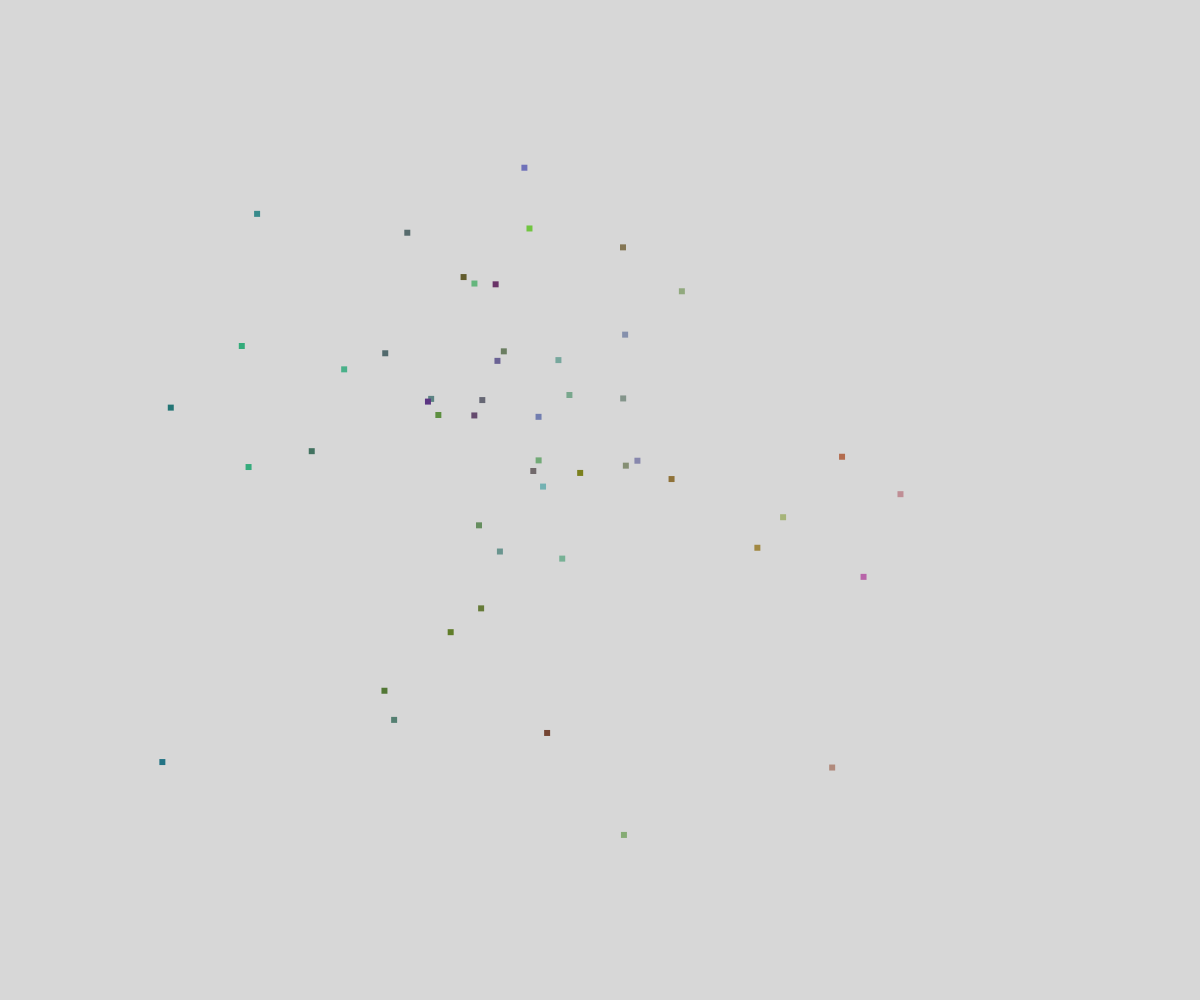
Frame 1 (no input)
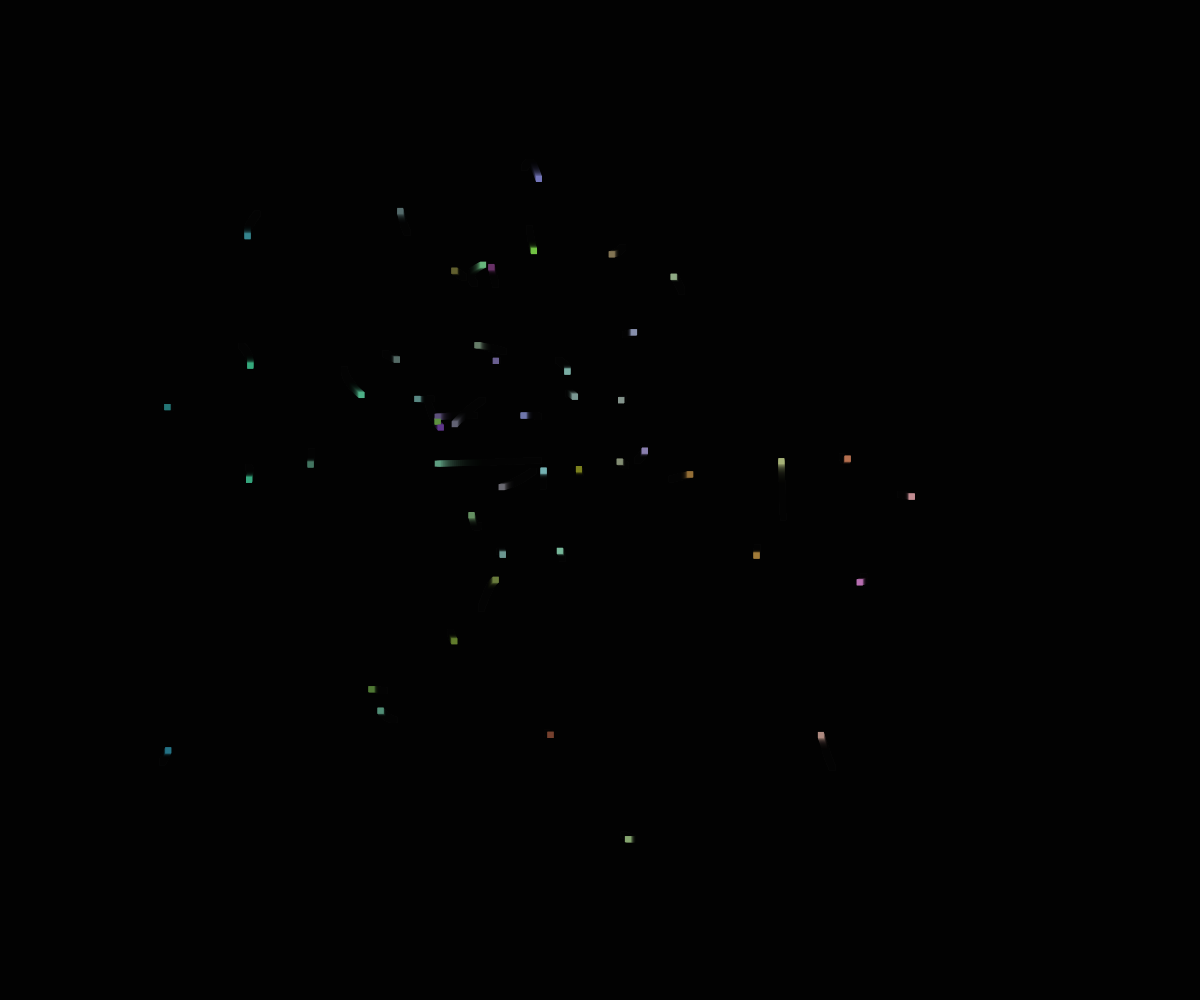
Frame 60 (no input)
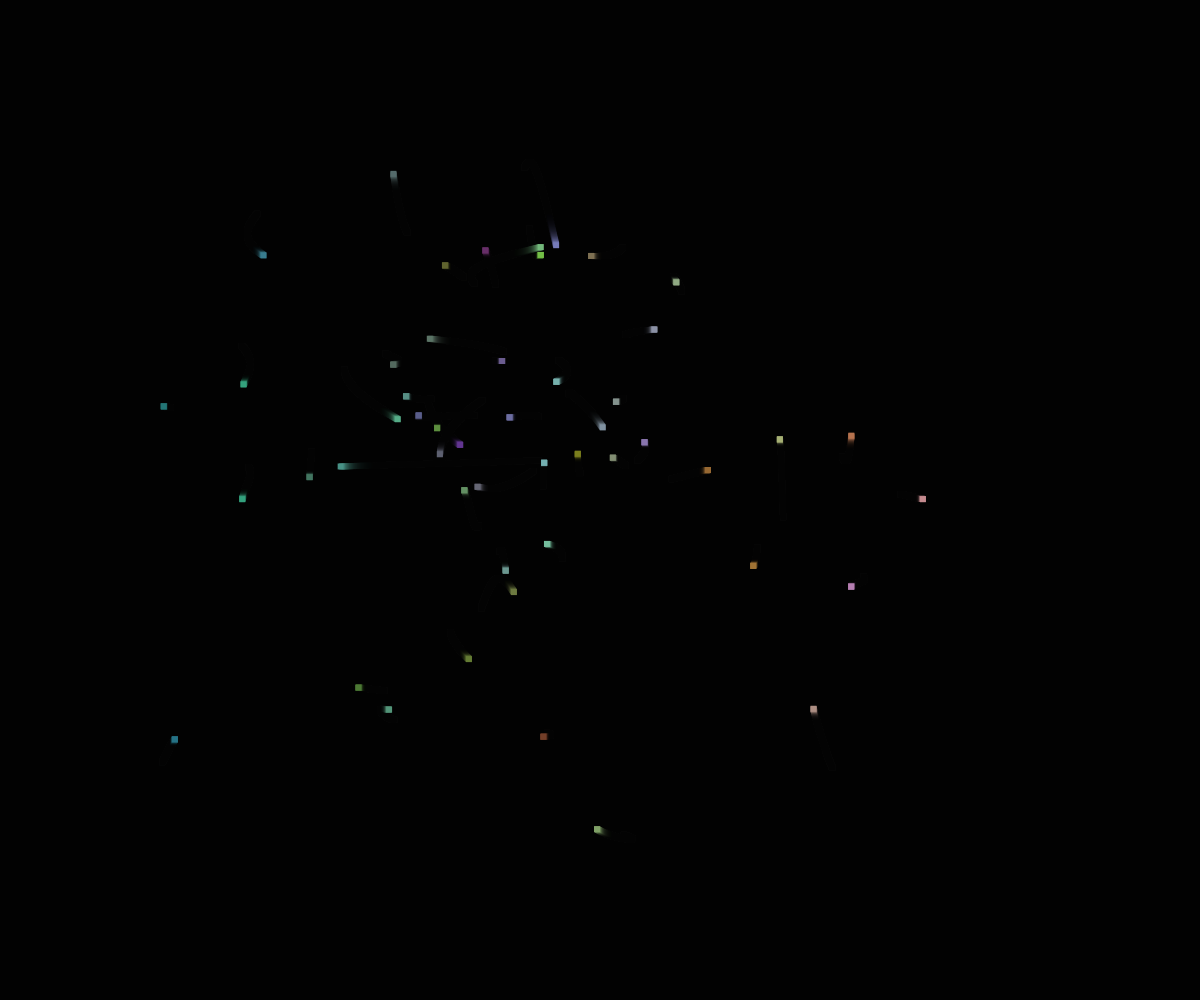
Frame 120 (the mouse pressed at the canvas centre since frame 60)

The p5.js sketch that drew these frames (run headless with seeded random() and noise() and a simulated clock; from frame 60 on, the mouse is pressed at the canvas centre):

// p5.js sketch
// ── sketch.js
// CAMMINATORI INDIPENDENTI
// perlinNoise per il movimento
// sketch by emanuelepizzuti

var w, h;
var quanti = 50;
var d = 6;
var c = [];
var speedMax = 0.2;

function setup() {
  createCanvas(w = windowWidth, h = windowHeight);
  // crea n oggetti di classe Camminatore
  for (var i = 0; i < quanti; i++) {
    c.push(new Camminatore(i));
  }
}

function draw() {
  background(0, 40);
  // per tutti i camminatori chiama i diversi metodi utili 
  for (var i = 0; i < quanti; i++) {
    c[i].move();
    c[i].display();
  }
}

// classe
function Camminatore(_id) {
  // costruttore
  this.id = _id;
  this.x = 0;
  this.y = 0;
  this.speedX = random(0, speedMax);
  this.speedY = random(0, speedMax);
  this.noiseX = random(50);
  this.noiseY = random(50);

  // metodo move
  this.move = function() {
    // if (random(1) >= 0.5) this.dirX *= -1;
    // if (random(1) >= 0.5) this.dirY *= -1;
    this.x = noise(this.noiseX) * w
    this.y = noise(this.noiseY) * h
    this.noiseX += 0.005 * this.speedX;
    this.noiseY += 0.005 * this.speedY;
  }
  
  // metodo display
  this.display = function() {
    fill(255 * noise(this.noiseX), 255 * noise(this.noiseX + 10), 255 * noise(this.noiseX + 30));
    noStroke();
    rectMode(CENTER);
    rect(this.x, this.y, d);

  }
}
